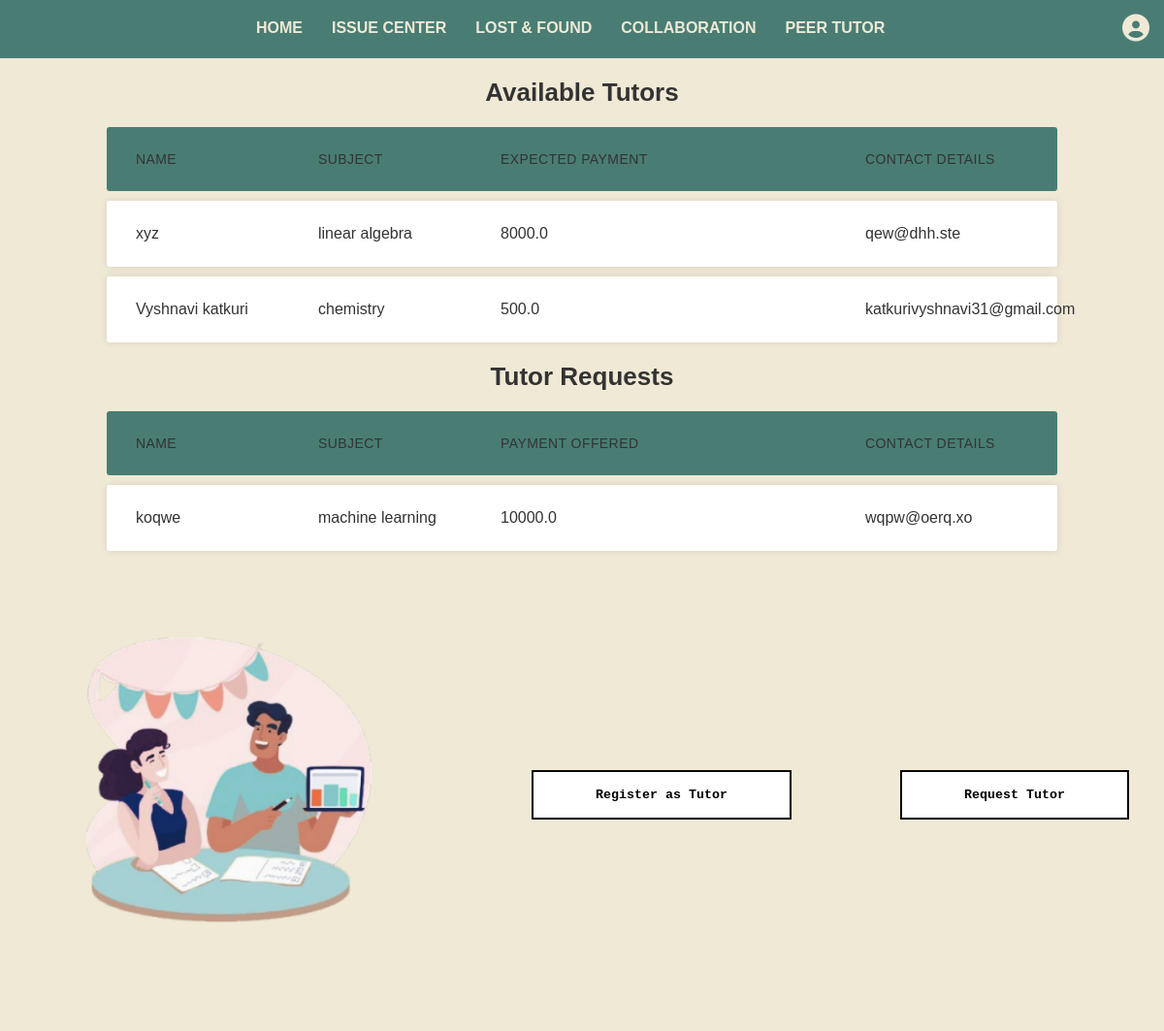
The page /peertutor/ on the database its author committed.
### wordleapp/models.py (models this page shows)
class Tutor(models.Model):
    name = models.CharField(max_length=255)
    subject = models.CharField(max_length=255)
    contact = models.CharField(max_length=15, null=True, blank=True)
    payment = models.FloatField()

class TutorWanted(models.Model):
    name = models.CharField(max_length=255)
    subject = models.CharField(max_length=255)
    contact = models.CharField(max_length=15, null=True, blank=True)
    payment = models.FloatField()

### wordleapp/views.py (the view)
# urls.py: path('peertutor/', views.peertutor, name='peertutor'),
def peertutor(request):
    context = {
        'tutors' : Tutor.objects.all(),
        'tutors_wanted' : TutorWanted.objects.all()
    }
    return render(request, "wordleapp/peertutor.html", context)

### wordleapp/templates/wordleapp/peertutor.html (shortened to what this page needs)
<!DOCTYPE html>
<html lang="en">
<head>
    {% load static %}
    <link rel="stylesheet" href="{% static 'wordleapp/lostandfound.css' %}" />
    <link rel="stylesheet" href="https://cdnjs.cloudflare.com/ajax/libs/font-awesome/6.5.1/css/all.min.css">
</head>
<body>
  <nav class="navbar">
    <div class="nav-container">
      <ul class="nav-menu">
          <li><a href="{% url 'home' %}">Home</a></li>
<li><a href="{% url 'issue_central' %}">Issue Center</a></li>
<li><a href="{% url 'lostandfound' %}">Lost & Found</a></li>
<li><a href="{% url 'collaboration' %}">Collaboration</a></li>
<li><a href="{% url 'peertutor' %}">Peer Tutor</a></li>
      </ul>
      <div class="profile-icon">
        <i class="fa-solid fa-user-circle" id="profile-icon"></i>
      </div>
    </div>
  </nav>
    <div class="container">
        <h2>Available Tutors</h2>
        <ul class="responsive-table">
          <li class="table-header">
            <div class="col col-1" style="flex-basis: 20%;">Name</div>
            <div class="col col-2" style="flex-basis: 20%;">Subject</div>
            <div class="col col-3" style="flex-basis: 40%;">Expected Payment</div>
            <div class="col col-4" style="flex-basis: 20%;">Contact Details</div>
          </li>
          {% for tutor in tutors %}
          <li class="table-row">
            <div class="col col-1" style="flex-basis: 20%;">{{ tutor.name }}</div>
            <div class="col col-2" style="flex-basis: 20%;">{{ tutor.subject }}</div>
            <div class="col col-3" style="flex-basis: 40%;">{{ tutor.payment }}</div>
            <div class="col col-4" style="flex-basis: 20%;">{{ tutor.contact }}</div>
          </li>
          {% endfor %}
        </ul>
    </div>
    <div class="container">
        <h2>Tutor Requests</h2>
        <ul class="responsive-table">
          <li class="table-header">
            <div class="col col-1" style="flex-basis: 20%;">Name</div>
            <div class="col col-2" style="flex-basis: 20%;">Subject</div>
            <div class="col col-3" style="flex-basis: 40%;">Payment Offered</div>
            <div class="col col-4" style="flex-basis: 20%;">Contact Details</div>
          </li>
          {% for tutorwanted in tutors_wanted %}
          <li class="table-row">
            <div class="col col-1" style="flex-basis: 20%;">{{ tutorwanted.name }}</div>
            <div class="col col-2" style="flex-basis: 20%;">{{ tutorwanted.subject }}</div>
            <div class="col col-3" style="flex-basis: 40%;">{{ tutorwanted.payment }}</div>
            <div class="col col-4" style="flex-basis: 20%;">{{ tutorwanted.contact }}</div>
          </li>
          {% endfor %}
        </ul>
    </div>
  <div style="display:flex; flex-direction: row; justify-content: space-between; align-items: center; margin:3%">
    <img src="{% static 'wordleapp/peertutor.png' %}" alt="Description of the image" style="width:400px; height:auto;">
          <button>
            <span aria-hidden="true">Register as Tutor</span>
            <span>Register as Tutor</span>
          </button>
          <button>
            <span aria-hidden="true">Request Tutor</span>
            <span>Request Tutor</span>
          </button>
        </div>
    </body>
</html>

### wordleapp/static/wordleapp/lostandfound.css (style rules this page uses)
body { font-family: 'lato', sans-serif; background-color: #EFE9D5; width: 100%; max-width: 100% }
* { margin: 0; padding: 0; box-sizing: border-box; }
.navbar { background-color: #497D74; padding: 15px; position: sticky; top: 0; height: 60px; z-index: 100; }
.nav-container { display: flex; justify-content: space-between; align-items: center; }
.nav-menu { display: flex; list-style: none; }
.nav-menu li { margin: 0 15px; }
.nav-menu a { color: #EFE9D5; text-decoration: none; font-size: 16px; text-transform: uppercase; font-weight: bold; transition: color 0.3s ease; }
.profile-icon i { font-size: 28px; color: #EFE9D5; cursor: pointer; }
.container { max-width: 1000px; margin-left: auto; margin-right: auto; padding-left: 10px; padding-right: 10px; }
:root { --bg-color-1: #ffffff; --bg-color-2: #497D74; --bg-color-3: #71BBB2; --padding: 1rem 4rem; --font-family: monospace; --step: 0.5rem; }
button { --active: 0; color: rgb(0, 0, 0); border-radius: 4px; position: relative; cursor: pointer; font-family: var(--font-family); font-weight: bold; border: 0; background: transparent; padding: 0; }
button span:first-of-type { padding: var(--padding); }
button span:not(:first-of-type) { position: absolute; }
[aria-hidden] { color: transparent; }
button span { inset: 0; display: grid; background: var(--bg); place-items: center; transition: 0.2s ease; border: 2px solid black; translate: calc((var(--active) * var(--coefficient, 0)) * (var(--step) * -1)) calc((var(--active) * var(--coefficient, 0)) * (var(--step) * -1)) ; }
span:nth-of-type(1) { --bg: var(--bg-color-3); }
span:nth-of-type(3) { --coefficient: 2; --bg: var(--bg-color-1); }

### wordleapp/templates/wordleapp/peertutor.html (style rules this page uses)
* { margin: 0; padding: 0; box-sizing: border-box; }
body { font-family: Arial, sans-serif; background-color: #EFE9D5; color: #333; }
.navbar { background-color: #497D74; position: sticky; top: 0; height: 60px; z-index: 100; }
.nav-container { display: flex; justify-content: space-between; align-items: center; margin-left: 20%; }
.nav-menu { display: flex; list-style: none; }
.nav-menu li { margin: 0 15px; }
.nav-menu a { color: #EFE9D5; text-decoration: none; font-size: 16px; text-transform: uppercase; font-weight: bold; transition: color 0.3s ease; }
.profile-icon i { font-size: 28px; color: #EFE9D5; cursor: pointer; }
.profile-icon { position: relative; display: inline-block; }
#profile-icon { font-size: 28px; color: #EFE9D5; cursor: pointer; }

### rows shown on the page
Tutor: name "xyz", subject "linear algebra", payment "8000.0", contact "qew@dhh.ste"
Tutor: name "Vyshnavi katkuri", subject "chemistry", payment "500.0", contact "katkurivyshnavi31@gmail.com"
TutorWanted: name "koqwe", subject "machine learning", payment "10000.0", contact "wqpw@oerq.xo"
